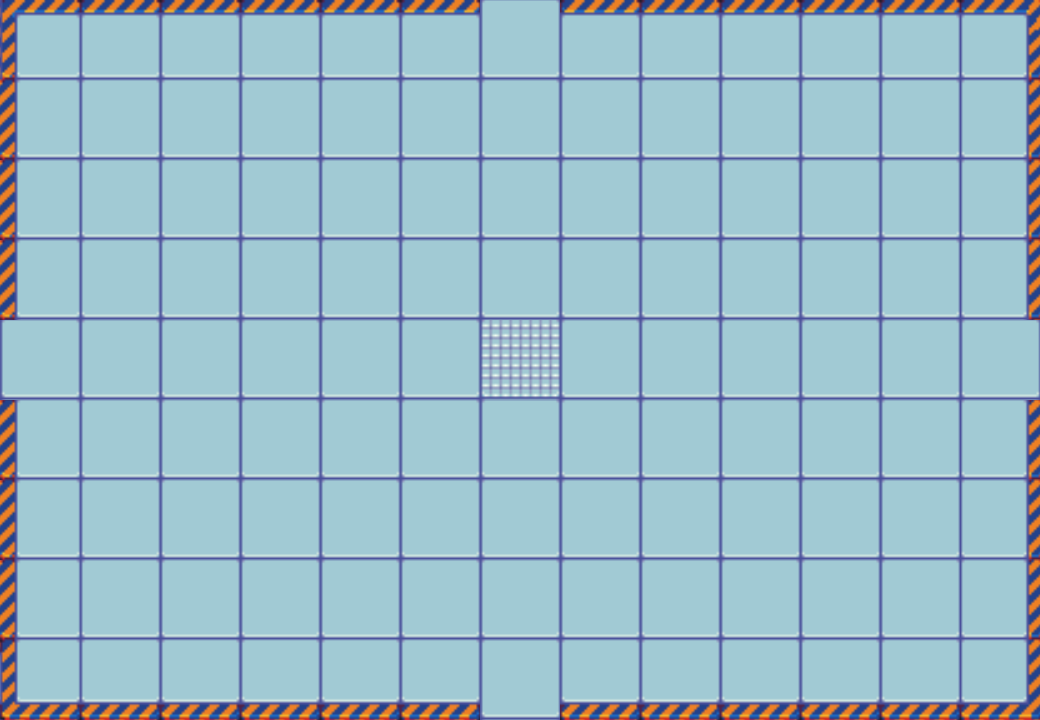

Tiled map render using the project's own tile images. Description and the map definition, with tile-layer contents summarised, below:
An orthogonal 13x9 tile map with 80x80 px tiles, 1 tile layer (Camada de Tiles 1) and 8 objects.

<map version="1.0" orientation="orthogonal" renderorder="left-up" width="13" height="9" tilewidth="80" tileheight="80" nextobjectid="11">
 <tileset firstgid="1" name="ground_walls" tilewidth="80" tileheight="80" tilecount="50" columns="10">
  <image source="ground_walls.png" width="800" height="479" />
 </tileset>
 <layer name="Camada de Tiles 1" width="13" height="9">
  <data>[117 cells, 117 non-empty, 10 distinct tile ids]</data>
 </layer>
 <objectgroup name="Paredes">
  <object id="2" x="0" y="-1.33333" width="16" height="318.667" />
  <object id="3" x="9.33333" y="0" width="470.667" height="13.3333" />
  <object id="5" x="560" y="0" width="474.667" height="13.3333" />
  <object id="6" x="1025.33" y="0" width="12" height="316" />
  <object id="7" x="1024" y="398.667" width="16" height="318.667" />
  <object id="8" x="561.333" y="702.667" width="476" height="13.3333" />
  <object id="9" x="-2.66667" y="397.333" width="17.3333" height="322.667" />
  <object id="10" x="0" y="701.333" width="478.667" height="14.6667" />
 </objectgroup>
</map>
